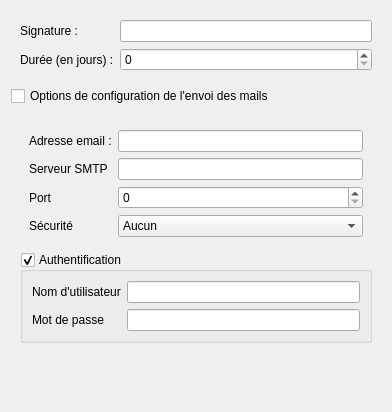
<?xml version="1.0" encoding="UTF-8"?>
<ui version="4.0">
 <class>config</class>
 <widget class="QWidget" name="config">
  <property name="geometry">
   <rect>
    <x>0</x>
    <y>0</y>
    <width>392</width>
    <height>412</height>
   </rect>
  </property>
  <property name="windowTitle">
   <string>Form</string>
  </property>
  <layout class="QVBoxLayout" name="verticalLayout">
   <item>
    <widget class="QWidget" name="widget" native="true">
     <layout class="QFormLayout" name="formLayout_2">
      <property name="fieldGrowthPolicy">
       <enum>QFormLayout::AllNonFixedFieldsGrow</enum>
      </property>
      <item row="1" column="0">
       <widget class="QLabel" name="label_4">
        <property name="text">
         <string>Signature :</string>
        </property>
       </widget>
      </item>
      <item row="2" column="0">
       <widget class="QLabel" name="label">
        <property name="text">
         <string>Durée (en jours) :</string>
        </property>
       </widget>
      </item>
      <item row="1" column="1">
       <widget class="QLineEdit" name="leSignature">
        <property name="toolTip">
         <string>Texte ajouté à la fin du corps de l'email,
typiquement, le nom de l'expéditeur</string>
        </property>
       </widget>
      </item>
      <item row="2" column="1">
       <widget class="QSpinBox" name="sbDuree">
        <property name="toolTip">
         <string>Durée, en jours, au-delà de laquelle l'envoi
d'un email de rappel est proposé</string>
        </property>
        <property name="maximum">
         <number>45</number>
        </property>
       </widget>
      </item>
     </layout>
    </widget>
   </item>
   <item>
    <widget class="QCheckBox" name="cbMail">
     <property name="toolTip">
      <string>Cocher pour afficher/masquer les options d'envoi</string>
     </property>
     <property name="text">
      <string>Options de configuration de l'envoi des mails</string>
     </property>
    </widget>
   </item>
   <item>
    <widget class="QWidget" name="wMail" native="true">
     <layout class="QVBoxLayout" name="verticalLayout_2">
      <item>
       <widget class="QWidget" name="wMailGene" native="true">
        <property name="enabled">
         <bool>true</bool>
        </property>
        <property name="contextMenuPolicy">
         <enum>Qt::DefaultContextMenu</enum>
        </property>
        <layout class="QFormLayout" name="formLayout_3">
         <item row="1" column="0">
          <widget class="QLabel" name="label_5">
           <property name="text">
            <string>Serveur SMTP</string>
           </property>
          </widget>
         </item>
         <item row="3" column="0">
          <widget class="QLabel" name="label_6">
           <property name="text">
            <string>Port</string>
           </property>
          </widget>
         </item>
         <item row="4" column="0">
          <widget class="QLabel" name="label_7">
           <property name="text">
            <string>Sécurité</string>
           </property>
          </widget>
         </item>
         <item row="4" column="1">
          <widget class="QComboBox" name="cbSecurite">
           <property name="toolTip">
            <string>Type de sécurité du serveur</string>
           </property>
           <item>
            <property name="text">
             <string>Aucun</string>
            </property>
           </item>
           <item>
            <property name="text">
             <string>TLS</string>
            </property>
           </item>
           <item>
            <property name="text">
             <string>SSL</string>
            </property>
           </item>
          </widget>
         </item>
         <item row="0" column="0">
          <widget class="QLabel" name="label_3">
           <property name="text">
            <string>Adresse email :</string>
           </property>
          </widget>
         </item>
         <item row="3" column="1">
          <widget class="QSpinBox" name="sbPort"/>
         </item>
         <item row="0" column="1">
          <widget class="QLineEdit" name="leEmail">
           <property name="toolTip">
            <string>Adresse du serveur d'envoi de mail.
ex : smtp.gmail.com</string>
           </property>
          </widget>
         </item>
         <item row="1" column="1">
          <widget class="QLineEdit" name="leServeur">
           <property name="toolTip">
            <string>Adresse mail avec laquelle seront envoyés les mails de rappel</string>
           </property>
          </widget>
         </item>
        </layout>
       </widget>
      </item>
      <item>
       <widget class="QGroupBox" name="groupBox">
        <property name="toolTip">
         <string>Cocher pour activer l'authentification auprès du serveur d'envoi</string>
        </property>
        <property name="title">
         <string>Authentification</string>
        </property>
        <property name="checkable">
         <bool>true</bool>
        </property>
        <layout class="QFormLayout" name="formLayout">
         <item row="0" column="1">
          <widget class="QLineEdit" name="leLogin">
           <property name="toolTip">
            <string>Nom d'utilisateur pour s'authentifier auprès du serveur</string>
           </property>
          </widget>
         </item>
         <item row="1" column="1">
          <widget class="QLineEdit" name="lePassword">
           <property name="toolTip">
            <string>Mot de passe pour s'authentifier auprès du serveur</string>
           </property>
           <property name="echoMode">
            <enum>QLineEdit::Password</enum>
           </property>
          </widget>
         </item>
         <item row="0" column="0">
          <widget class="QLabel" name="label_2">
           <property name="text">
            <string>Nom d'utilisateur</string>
           </property>
          </widget>
         </item>
         <item row="1" column="0">
          <widget class="QLabel" name="label_8">
           <property name="text">
            <string>Mot de passe</string>
           </property>
          </widget>
         </item>
        </layout>
       </widget>
      </item>
     </layout>
    </widget>
   </item>
   <item>
    <spacer name="verticalSpacer">
     <property name="orientation">
      <enum>Qt::Vertical</enum>
     </property>
     <property name="sizeHint" stdset="0">
      <size>
       <width>20</width>
       <height>40</height>
      </size>
     </property>
    </spacer>
   </item>
  </layout>
 </widget>
 <resources/>
 <connections/>
</ui>
